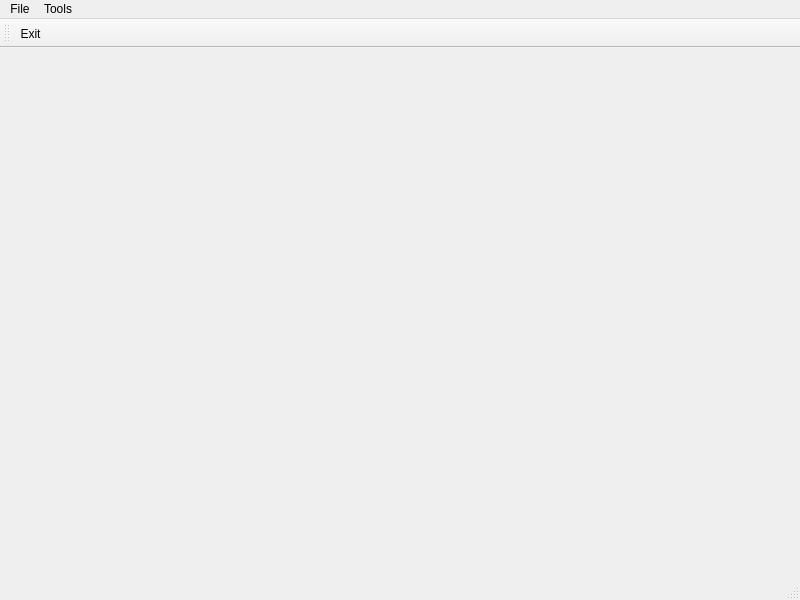
<?xml version="1.0" encoding="UTF-8"?>
<ui version="4.0">
 <class>MainWindow</class>
 <widget class="QMainWindow" name="MainWindow">
  <property name="geometry">
   <rect>
    <x>0</x>
    <y>0</y>
    <width>800</width>
    <height>600</height>
   </rect>
  </property>
  <property name="windowTitle">
   <string>MainWindow</string>
  </property>
  <widget class="QWidget" name="centralwidget"/>
  <widget class="QMenuBar" name="menubar">
   <property name="geometry">
    <rect>
     <x>0</x>
     <y>0</y>
     <width>800</width>
     <height>23</height>
    </rect>
   </property>
   <widget class="QMenu" name="menuFile">
    <property name="title">
     <string>File</string>
    </property>
    <addaction name="actionExit"/>
   </widget>
   <widget class="QMenu" name="menuTools">
    <property name="title">
     <string>Tools</string>
    </property>
    <addaction name="actionOptions"/>
   </widget>
   <addaction name="menuFile"/>
   <addaction name="menuTools"/>
  </widget>
  <widget class="QStatusBar" name="statusbar"/>
  <widget class="QToolBar" name="toolBar">
   <property name="windowTitle">
    <string>toolBar</string>
   </property>
   <attribute name="toolBarArea">
    <enum>TopToolBarArea</enum>
   </attribute>
   <attribute name="toolBarBreak">
    <bool>false</bool>
   </attribute>
   <addaction name="actionExit"/>
  </widget>
  <action name="actionExit">
   <property name="icon">
    <iconset resource="resources.qrc">
     <normaloff>:/images/images/Exit.png</normaloff>:/images/images/Exit.png</iconset>
   </property>
   <property name="text">
    <string>Exit</string>
   </property>
   <property name="toolTip">
    <string>Exit application</string>
   </property>
   <property name="statusTip">
    <string>Exit application.</string>
   </property>
  </action>
  <action name="actionOptions">
   <property name="icon">
    <iconset resource="resources.qrc">
     <normaloff>:/images/images/Options.png</normaloff>:/images/images/Options.png</iconset>
   </property>
   <property name="text">
    <string>Options...</string>
   </property>
   <property name="toolTip">
    <string>Edit application options</string>
   </property>
   <property name="statusTip">
    <string>Edit application options.</string>
   </property>
  </action>
 </widget>
 <resources>
  <include location="resources.qrc"/>
 </resources>
 <connections/>
</ui>
